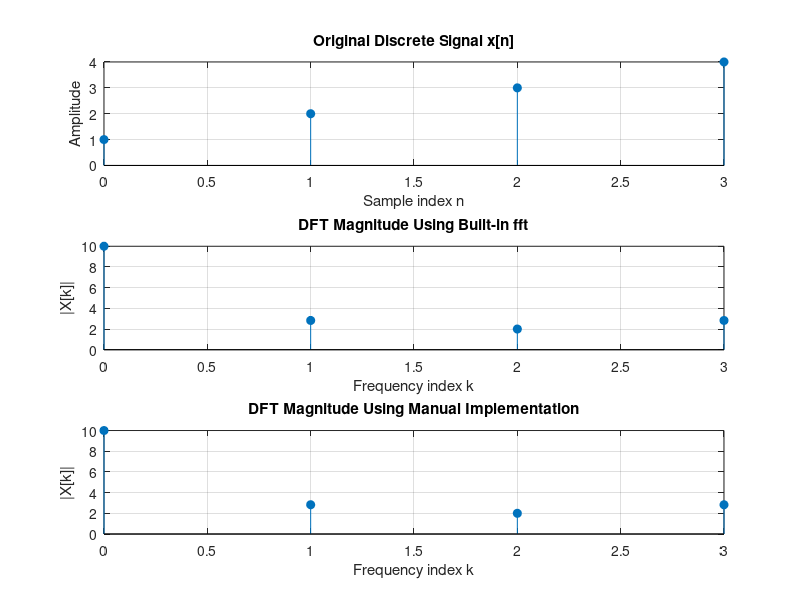

Write the MATLAB code that produced this figure.
clc;
clear;
close all;

% Input discrete signal
x = [1 2 3 4];

% Number of samples
N = length(x);

% --------------------------------
% DFT using built-in FFT function
% --------------------------------
X_fft = fft(x);

% --------------------------------
% Manual DFT implementation
% --------------------------------
X_manual = zeros(1, N);

for k = 0:N-1

    for n = 0:N-1

        X_manual(k+1) = X_manual(k+1) + ...
            x(n+1) * exp(-1j*2*pi*k*n/N);

    end

end

% --------------------------------
% Compare the results
% --------------------------------
difference = abs(X_fft - X_manual);

% Display results
disp('DFT using built-in fft:');
disp(X_fft);

disp('DFT using manual implementation:');
disp(X_manual);

disp('Absolute difference:');
disp(difference);

% Check whether results are approximately equal
if max(difference) < 1e-10
    disp('Both DFT results are equal.');
else
    disp('The results are different.');
end

% --------------------------------
% Plot
% --------------------------------
k = 0:N-1;

figure;

% Original signal
subplot(3,1,1);
stem(0:N-1, x, 'filled');
title('Original Discrete Signal x[n]');
xlabel('Sample index n');
ylabel('Amplitude');
grid on;

% Magnitude using FFT
subplot(3,1,2);
stem(k, abs(X_fft), 'filled');
title('DFT Magnitude Using Built-in fft');
xlabel('Frequency index k');
ylabel('|X[k]|');
grid on;

% Magnitude using manual DFT
subplot(3,1,3);
stem(k, abs(X_manual), 'filled');
title('DFT Magnitude Using Manual Implementation');
xlabel('Frequency index k');
ylabel('|X[k]|');
grid on;

drawnow;
